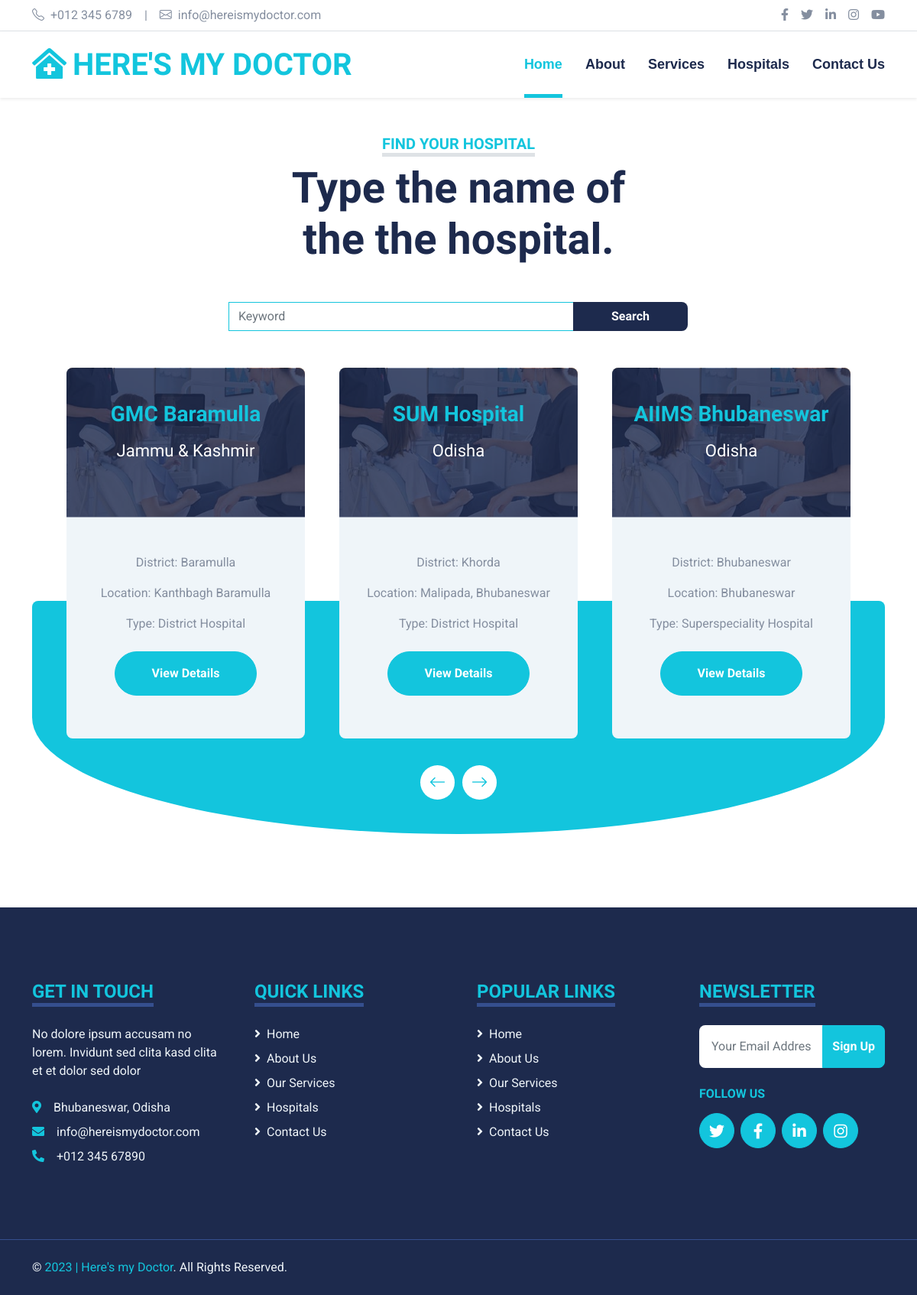
/medicare/hospitals/, run on the app's committed database.
### hospitals/models.py (models this page shows, shortened)
class Hospital(models.Model):
    user = models.OneToOneField(User, on_delete=models.CASCADE, primary_key=True)
    name = models.CharField(max_length = 500)
    state = models.CharField(choices=STATE_CHOICES, max_length=80)
    district = models.CharField(max_length=80)
    location = models.CharField(max_length = 250)
    type = models.CharField(choices=HOSPITAL_CHOICES ,max_length = 150)
    total_doctors = models.IntegerField(default=0)
    total_paramedics = models.IntegerField(default=0)
    total_beds = models.IntegerField(default = 0)
    total_departments = models.IntegerField(default=0)
    departments = models.TextField(default = "General")

### hospitals/views.py (the view)
# urls.py: path('medicare/', include('hospitals.urls'))
def hospitals(request):
    hospitals = Hospital.objects.all()
    context = {'hospitals': hospitals}
    return render(request, 'hospitals.html', context)

### templates/hospitals.html (shortened to what this page needs)
{% extends 'base.html' %}
{% block body %}
 <div class="container-fluid pt-5">
    <div class="container">
        <div class="text-center mx-auto mb-5" style="max-width: 500px;">
            <h5 class="d-inline-block text-primary text-uppercase border-bottom border-5">Find Your Hospital</h5>
            <h1 class="display-4 mb-4">Type the name of the the hospital.</h1>
        </div>
        <div class="mx-auto" style="width: 100%; max-width: 600px;">
            <form method = "get" action = "/medicare/search-hospital">
            <div class="input-group">
                <input name = "query" type="text" class="form-control border-primary w-50" placeholder="Keyword">
                </form>
                <button class="btn btn-dark border-0 w-25">Search</button>
            </div>
        </div>
    </div>
    <div class="container-fluid py-5">
        <div class="container">
            <div class="owl-carousel price-carousel position-relative" style="padding: 0 45px 45px 45px;">
                 {% for x in hospitals %}
                <div class="bg-light rounded text-center">
                    <div class="position-relative">
                        <img class="img-fluid rounded-top" src="/static/img/price-1.jpg" alt="">
                        <div class="position-absolute w-100 h-100 top-50 start-50 translate-middle rounded-top d-flex flex-column align-items-center justify-content-center" style="background: rgba(29, 42, 77, .8);">
                            <h3 class="text-primary">{{x.name}}</h3>
                            <h1 class="display-4 text-white mb-0">
                                <small class="align-top fw-normal" style="font-size: 22px; line-height: 45px;">{{x.state}}</small>
                            </h1>
                        </div>
                    </div>
                    <div class="text-center py-5">
                        <p>District: {{x.district}}</p>
                        <p>Location: {{x.location}}</p>
                        <p>Type: {{x.type}}</p>
                        <a href="/medicare/hospitals/{{x.pk}}" class="btn btn-primary rounded-pill py-3 px-5 my-2">View Details</a>
                    </div>
                </div>
                {% endfor %}
            </div>
        </div>
    </div>
{% endblock body %}

### static/css/style.css (style rules this page uses)
:root { --primary: #13C5DD; --secondary: #354F8E; --light: #EFF5F9; --dark: #1D2A4D; }
.btn { font-weight: 700; transition: .5s; }
.btn-primary { color: #FFFFFF; }
.price-carousel::after { position: absolute; content: ""; width: 100%; height: 50%; bottom: 0; left: 0; background: var(--primary); border-radius: 8px 8px 50% 50%; z-index: -1; }

### data on the page
Hospital: name "GMC Baramulla", state "Jammu & Kashmir", district "Baramulla", location "Kanthbagh Baramulla", type "District Hospital"
Hospital: name "SUM Hospital", state "Odisha", district "Khorda", location "Malipada, Bhubaneswar", type "District Hospital"
Hospital: name "AIIMS Bhubaneswar", state "Odisha", district "Bhubaneswar", location "Bhubaneswar", type "Superspeciality Hospital"
